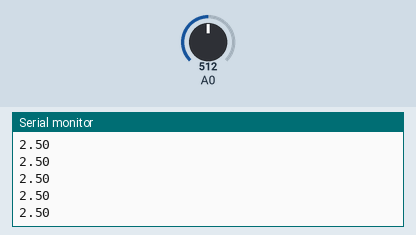
This sketch was run on a simulated Arduino Uno, built with avr-gcc and run on an emulated ATmega328P. Shown: the last lines printed to the serial monitor. The test bench sets the inputs (shaded band); at power-on: A0 = 512.

Above: at 1.2 s.
1.3 s: A0 set to 716
At 2.4 s:
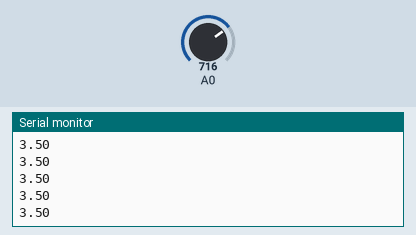
2.8 s: A0 set to 900
At 3.7 s:
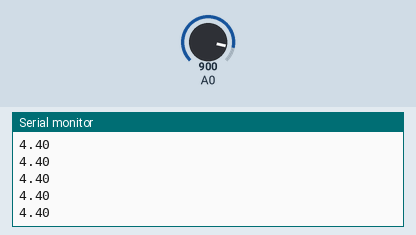
Timing chart, 0 to 5.8 s (numbered marks = the images above; inputs shaded):
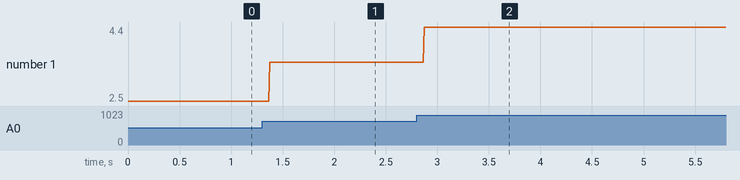

Measured:
- after the input at 1.3 s, the serial monitor: prints a new line after 0.07 s (image 1)
- after the input at 2.8 s, the serial monitor: prints a new line after 0.07 s (image 2)
- plotted number 1: 2.5 → 3.5 after the input at 1.3 s, 3.5 → 4.4 after the input at 2.8 s

The sketch:

analogvtovolts.ino
```cpp
float AnalogToVolts(int reading);
void setup() {
  // put your setup code here, to run once:
  Serial.begin(9600);
}

void loop() {
  // put your main code here, to run repeatedly:
  int reading;
  float volts;
  reading =analogRead(A0);
  volts=AnalogToVolts(reading);
  Serial.println(volts);
}

float AnalogToVolts(int reading)
{
  float volts;
  volts = reading/1023.0 * 5.0;  //Perform conversion
  return volts; //Return result
}
```
